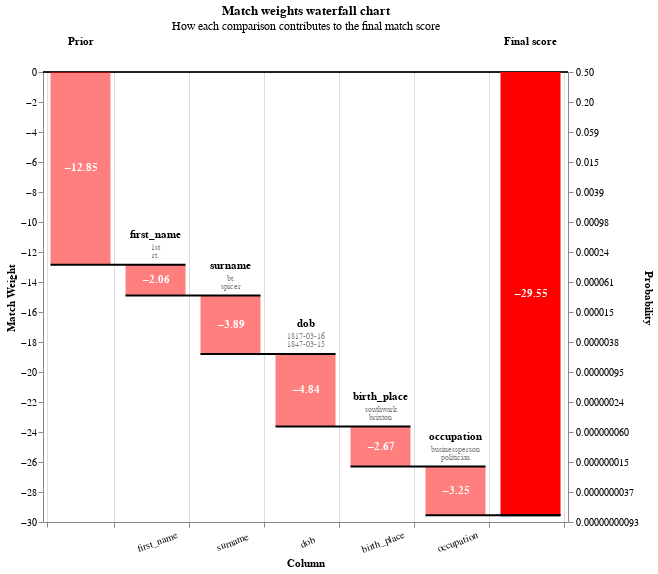

Source (notebook cell):
### Code cell
# Some of the false negatives will be because they weren't detected by the blocking rules
records = linker.prediction_errors_from_labels_column(
    "cluster",
    threshold=0.5,
    include_false_negatives=True,
    include_false_positives=False,
).as_record_dict(limit=50)

linker.waterfall_chart(records)

### Figure 1 — Vega-Lite specification as saved in the notebook (floating-point values rounded to 4 significant figures; data arrays with more than 128 entries replaced by an {"elided": "..."} marker saying what was removed)
{"config": {"view": {"continuousWidth": 400, "continuousHeight": 300}}, "layer": [{"layer": [{"mark": "rule", "encoding": {"color": {"value": "black"}, "size": {"value": 0.5}, "y": {"field": "zero", "type": "quantitative"}}}, {"mark": {"type": "bar", "width": 60}, "encoding": {"color": {"condition": {"test": "(datum.log2_bayes_factor < 0)", "value": "red"}, "value": "green"}, "opacity": {"condition": {"test": "datum.column_name == 'Prior match weight' || datum.column_name == 'Final score'", "value": 1}, "value": 0.5}, "tooltip": [{"field": "column_name", "title": "Comparison column", "type": "nominal"}, {"field": "value_l", "title": "Value (L)", "type": "nominal"}, {"field": "value_r", "title": "Value (R)", "type": "nominal"}, {"field": "label_for_charts", "title": "Label", "type": "ordinal"}, {"field": "sql_condition", "title": "SQL condition", "type": "nominal"}, {"field": "comparison_vector_value", "title": "Comparison vector value", "type": "nominal"}, {"field": "bayes_factor", "format": ",.4f", "title": "Bayes factor = m/u", "type": "quantitative"}, {"field": "log2_bayes_factor", "format": ",.4f", "title": "Match weight = log2(m/u)", "type": "quantitative"}, {"field": "prob", "format": ".4f", "title": "Cumulative match probability", "type": "quantitative"}, {"field": "bayes_factor_description", "title": "Match weight description", "type": "nominal"}], "x": {"axis": {"grid": true, "labelAlign": "center", "labelAngle": -20, "labelExpr": "datum.value == 'Prior' || datum.value == 'Final score' ? '' : datum.value", "labelPadding": 10, "tickBand": "extent", "title": "Column"}, "field": "column_name", "sort": {"field": "bar_sort_order", "order": "ascending"}, "type": "nominal"}, "y": {"axis": {"grid": false, "orient": "left", "title": "Match Weight"}, "field": "previous_sum", "type": "quantitative"}, "y2": {"field": "sum"}}}, {"mark": {"type": "text", "fontWeight": "bold"}, "encoding": {"color": {"value": "white"}, "text": {"condition": {"test": "abs(datum.log2_bayes_factor) > 1", "field": "log2_bayes_factor", "format": ".2f", "type": "nominal"}, "value": ""}, "x": {"axis": {"labelAngle": -20, "title": "Column"}, "field": "column_name", "sort": {"field": "bar_sort_order", "order": "ascending"}, "type": "nominal"}, "y": {"axis": {"orient": "left"}, "field": "center", "type": "quantitative"}}}, {"mark": {"type": "text", "baseline": "bottom", "dy": -25, "fontWeight": "bold"}, "encoding": {"color": {"value": "black"}, "text": {"field": "column_name", "type": "nominal"}, "x": {"axis": {"labelAngle": -20, "title": "Column"}, "field": "column_name", "sort": {"field": "bar_sort_order", "order": "ascending"}, "type": "nominal"}, "y": {"field": "sum_top", "type": "quantitative"}}}, {"mark": {"type": "text", "baseline": "bottom", "dy": -13, "fontSize": 8}, "encoding": {"color": {"value": "grey"}, "text": {"field": "value_l", "type": "nominal"}, "x": {"axis": {"labelAngle": -20, "title": "Column"}, "field": "column_name", "sort": {"field": "bar_sort_order", "order": "ascending"}, "type": "nominal"}, "y": {"field": "sum_top", "type": "quantitative"}}}, {"mark": {"type": "text", "baseline": "bottom", "dy": -5, "fontSize": 8}, "encoding": {"color": {"value": "grey"}, "text": {"field": "value_r", "type": "nominal"}, "x": {"axis": {"labelAngle": -20, "title": "Column"}, "field": "column_name", "sort": {"field": "bar_sort_order", "order": "ascending"}, "type": "nominal"}, "y": {"field": "sum_top", "type": "quantitative"}}}]}, {"mark": {"type": "rule", "color": "black", "strokeWidth": 2, "x2Offset": 30, "xOffset": -30}, "encoding": {"x": {"axis": {"labelAngle": -20, "title": "Column"}, "field": "column_name", "sort": {"field": "bar_sort_order", "order": "ascending"}, "type": "nominal"}, "x2": {"field": "lead"}, "y": {"axis": {"labelExpr": "format(1 / (1 + pow(2, -1*datum.value)), '.2r')", "orient": "right", "title": "Probability"}, "field": "sum", "scale": {"zero": false}, "type": "quantitative"}}}], "data": {"name": "data-37b8aee49ab479d9aa84d926503e7c20"}, "height": 450, "params": [{"name": "record_number", "bind": {"input": "range", "max": 49, "min": 0, "step": 1}, "value": 0}], "resolve": {"axis": {"y": "independent"}}, "title": {"text": "Match weights waterfall chart", "subtitle": "How each comparison contributes to the final match score"}, "transform": [{"filter": "(datum.record_number == record_number)"}, {"filter": "(datum.bayes_factor !== 1.0)"}, {"window": [{"op": "sum", "field": "log2_bayes_factor", "as": "sum"}, {"op": "lead", "field": "column_name", "as": "lead"}], "frame": [null, 0]}, {"calculate": "datum.column_name === \"Final score\" ? datum.sum - datum.log2_bayes_factor : datum.sum", "as": "sum"}, {"calculate": "datum.lead === null ? datum.column_name : datum.lead", "as": "lead"}, {"calculate": "datum.column_name === \"Final score\" || datum.column_name === \"Prior match weight\" ? 0 : datum.sum - datum.log2_bayes_factor", "as": "previous_sum"}, {"calculate": "datum.sum > datum.previous_sum ? datum.column_name : \"\"", "as": "top_label"}, {"calculate": "datum.sum < datum.previous_sum ? datum.column_name : \"\"", "as": "bottom_label"}, {"calculate": "datum.sum > datum.previous_sum ? datum.sum : datum.previous_sum", "as": "sum_top"}, {"calculate": "datum.sum < datum.previous_sum ? datum.sum : datum.previous_sum", "as": "sum_bottom"}, {"calculate": "(datum.sum + datum.previous_sum) / 2", "as": "center"}, {"calculate": "(datum.log2_bayes_factor > 0 ? \"+\" : \"\") + datum.log2_bayes_factor", "as": "text_log2_bayes_factor"}, {"calculate": "datum.sum < datum.previous_sum ? 4 : -4", "as": "dy"}, {"calculate": "datum.sum < datum.previous_sum ? \"top\" : \"bottom\"", "as": "baseline"}, {"calculate": "1. / (1 + pow(2, -1.*datum.sum))", "as": "prob"}, {"calculate": "0*datum.sum", "as": "zero"}], "width": {"step": 75}, "$schema": "https://vega.github.io/schema/vega-lite/v5.9.3.json", "datasets": {"data-37b8aee49ab479d9aa84d926503e7c20": {"elided": "600 records"}}}
